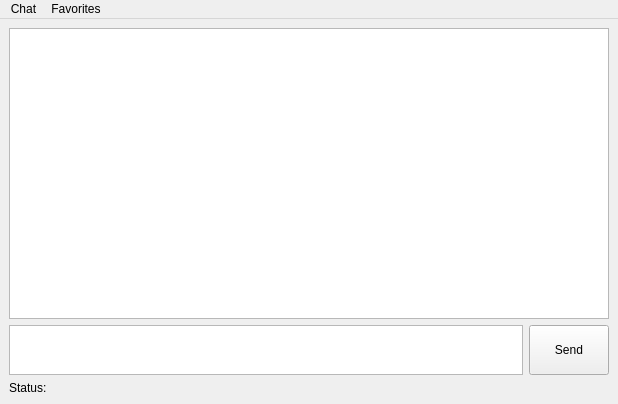
<?xml version="1.0" encoding="UTF-8"?>
<ui version="4.0">
 <class>MainWindow</class>
 <widget class="QMainWindow" name="MainWindow">
  <property name="geometry">
   <rect>
    <x>0</x>
    <y>0</y>
    <width>618</width>
    <height>404</height>
   </rect>
  </property>
  <property name="windowTitle">
   <string>CChat</string>
  </property>
  <widget class="QWidget" name="centralwidget">
   <layout class="QVBoxLayout" name="verticalLayout_2">
    <item>
     <widget class="QTextEdit" name="textPane">
      <property name="minimumSize">
       <size>
        <width>600</width>
        <height>100</height>
       </size>
      </property>
      <property name="readOnly">
       <bool>true</bool>
      </property>
     </widget>
    </item>
    <item>
     <layout class="QHBoxLayout" name="horizontalLayout">
      <item>
       <widget class="QTextEdit" name="msgEdit">
        <property name="maximumSize">
         <size>
          <width>16777215</width>
          <height>50</height>
         </size>
        </property>
        <property name="verticalScrollBarPolicy">
         <enum>Qt::ScrollBarAlwaysOff</enum>
        </property>
       </widget>
      </item>
      <item>
       <widget class="QPushButton" name="sendBtn">
        <property name="minimumSize">
         <size>
          <width>0</width>
          <height>50</height>
         </size>
        </property>
        <property name="styleSheet">
         <string notr="true">QPushButton {
	
}</string>
        </property>
        <property name="text">
         <string>Send</string>
        </property>
       </widget>
      </item>
     </layout>
    </item>
    <item>
     <widget class="QLabel" name="statusbar">
      <property name="text">
       <string>Status: &lt;Not Set&gt;</string>
      </property>
     </widget>
    </item>
   </layout>
  </widget>
  <widget class="QMenuBar" name="menuBar">
   <property name="geometry">
    <rect>
     <x>0</x>
     <y>0</y>
     <width>618</width>
     <height>24</height>
    </rect>
   </property>
   <widget class="QMenu" name="menuChat">
    <property name="title">
     <string>Chat</string>
    </property>
    <addaction name="actionSet_ID"/>
    <addaction name="actionSet_Target_ID"/>
    <addaction name="actionSet_Server"/>
    <addaction name="actionOpen_Key_File"/>
    <addaction name="actionGenerate_Key_File"/>
    <addaction name="separator"/>
    <addaction name="actionConnect"/>
    <addaction name="separator"/>
    <addaction name="actionQuit"/>
   </widget>
   <widget class="QMenu" name="menuFavorites">
    <property name="title">
     <string>Favorites</string>
    </property>
    <addaction name="actionAdd"/>
    <addaction name="actionRemove"/>
    <addaction name="actionSelect"/>
   </widget>
   <addaction name="menuChat"/>
   <addaction name="menuFavorites"/>
  </widget>
  <action name="actionQuit">
   <property name="text">
    <string>Quit</string>
   </property>
  </action>
  <action name="actionConnect">
   <property name="text">
    <string>Connect/Disconnect</string>
   </property>
  </action>
  <action name="actionSet_ID">
   <property name="text">
    <string>Set ID</string>
   </property>
  </action>
  <action name="actionOpen_Key_File">
   <property name="text">
    <string>Open Key-File</string>
   </property>
  </action>
  <action name="actionSet_Server">
   <property name="text">
    <string>Set Server</string>
   </property>
  </action>
  <action name="actionGenerate_Key_File">
   <property name="text">
    <string>Generate Key-File</string>
   </property>
  </action>
  <action name="actionSet_Target_ID">
   <property name="text">
    <string>Set Target-ID</string>
   </property>
  </action>
  <action name="actionAdd">
   <property name="text">
    <string>Add</string>
   </property>
  </action>
  <action name="actionRemove">
   <property name="text">
    <string>Remove</string>
   </property>
  </action>
  <action name="actionSelect">
   <property name="text">
    <string>Use</string>
   </property>
  </action>
 </widget>
 <resources/>
 <connections/>
</ui>
